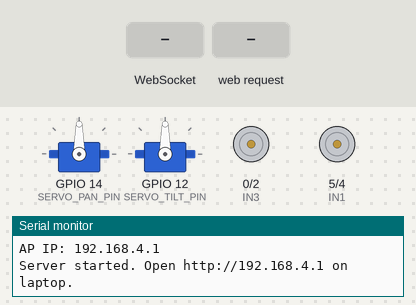
This sketch was run on a simulated ESP8266 (NodeMCU). Parts: 2 × servo, motor-driver pin pairs drawn as motors (green arrow = first pin HIGH = forward, orange = second pin HIGH = backward, longer = more drive), the last lines printed to the serial monitor. The test bench sets the inputs (shaded band).

Above: at 1.2 s.
1.3 s: WebSocket text "TILT:75" received
At 2.0 s:
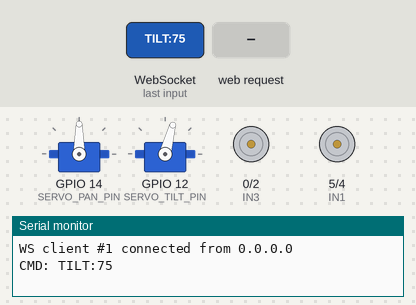
2.8 s: WebSocket text "FORWARD" received
At 3.1 s:
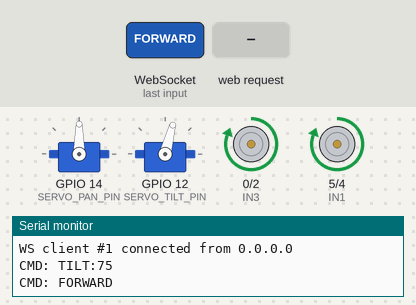
4.3 s: HTTP request GET /cmd?v=BACKWARD received
At 5.4 s:
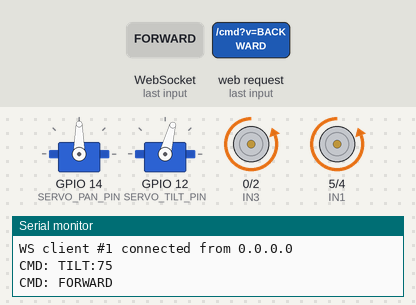
5.8 s: WebSocket text "LEFT" received
At 6.5 s:
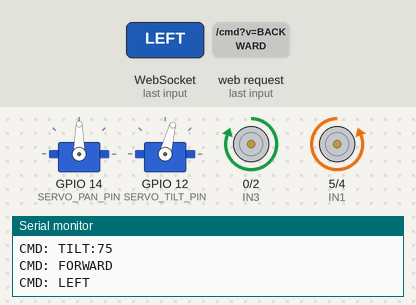
7.3 s: WebSocket text "RIGHT" received
At 7.7 s:
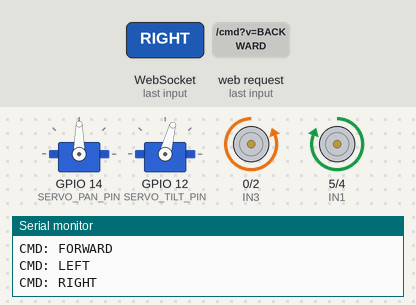
8.8 s: HTTP request GET /cmd?v=FORWARD received
At 10.0 s:
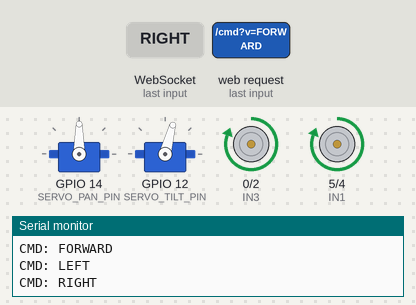
Timing chart, 0 to 11.3 s (numbered marks = the images above; inputs shaded):
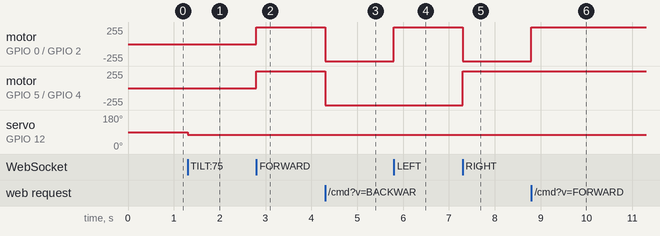

The sketch:

rover_esp8266.ino
```cpp
/*
  ============================================================
  WiFi Rover Controller - NodeMCU ESP8266
  ============================================================
  Motor Pins : D1, D2, D3, D4
  Servo Pins : D5 (pan/horizontal), D6 (tilt/vertical)
  Control    : WebSocket for zero-delay commands
  ============================================================

  WIRING:
  Motor Driver (L298N or L293D):
    IN1 → D1 (GPIO5)
    IN2 → D2 (GPIO4)
    IN3 → D3 (GPIO0)
    IN4 → D4 (GPIO2)

  Servo 1 (Pan  - Left/Right) → D5 (GPIO14)
  Servo 2 (Tilt - Up/Down)    → D6 (GPIO12)

  LIBRARIES NEEDED (Install via Arduino Library Manager):
    - ESP8266WiFi       (built-in with ESP8266 board package)
    - ESPAsyncWebServer (by ESP Async WebServer)
    - ESPAsyncTCP       (required by ESPAsyncWebServer)
    - Servo             (built-in)

  BOARD SETTINGS:
    Board: NodeMCU 1.0 (ESP-12E Module)
    CPU Frequency: 160 MHz  ← IMPORTANT for WebSocket performance
    Upload Speed: 921600
*/

#include <ESP8266WiFi.h>
#include <ESPAsyncTCP.h>
#include <ESPAsyncWebServer.h>
#include <Servo.h>

// ─── WiFi Credentials ────────────────────────────────────────
const char* SSID     = "RoverAP";      // AP name your laptop connects to
const char* PASSWORD = "rover1234";    // Min 8 chars

// ─── Motor Pins (NodeMCU GPIO mapping) ───────────────────────
#define IN1  5   // D1 - Left Motor Forward
#define IN2  4   // D2 - Left Motor Backward
#define IN3  0   // D3 - Right Motor Forward
#define IN4  2   // D4 - Right Motor Backward

// ─── Servo Pins ───────────────────────────────────────────────
#define SERVO_PAN_PIN   14  // D5 - Horizontal (Left/Right)
#define SERVO_TILT_PIN  12  // D6 - Vertical   (Up/Down)

// ─── Servo Angle Limits ───────────────────────────────────────
#define PAN_MIN    30
#define PAN_MAX   150
#define PAN_MID    90
#define TILT_MIN   40
#define TILT_MAX  130
#define TILT_MID   90
#define SERVO_STEP  3   // degrees per command

// ─── Objects ──────────────────────────────────────────────────
AsyncWebServer server(80);
AsyncWebSocket ws("/ws");

Servo servoPan;
Servo servoTilt;

int panAngle  = PAN_MID;
int tiltAngle = TILT_MID;

// ─── Motor Control ────────────────────────────────────────────
void stopMotors() {
  digitalWrite(IN1, LOW);
  digitalWrite(IN2, LOW);
  digitalWrite(IN3, LOW);
  digitalWrite(IN4, LOW);
}

void moveForward() {
  digitalWrite(IN1, HIGH);
  digitalWrite(IN2, LOW);
  digitalWrite(IN3, HIGH);
  digitalWrite(IN4, LOW);
}

void moveBackward() {
  digitalWrite(IN1, LOW);
  digitalWrite(IN2, HIGH);
  digitalWrite(IN3, LOW);
  digitalWrite(IN4, HIGH);
}

void turnLeft() {
  // Pivot: left motor backward, right motor forward
  digitalWrite(IN1, LOW);
  digitalWrite(IN2, HIGH);
  digitalWrite(IN3, HIGH);
  digitalWrite(IN4, LOW);
}

void turnRight() {
  // Pivot: left motor forward, right motor backward
  digitalWrite(IN1, HIGH);
  digitalWrite(IN2, LOW);
  digitalWrite(IN3, LOW);
  digitalWrite(IN4, HIGH);
}

// ─── Command Parser ───────────────────────────────────────────
// Commands from laptop:
//   FORWARD / BACKWARD / LEFT / RIGHT / STOP
//   PAN:90  (set pan to angle)
//   TILT:75 (set tilt to angle)
//   PAN_LEFT / PAN_RIGHT / TILT_UP / TILT_DOWN
//   SERVO_RESET

void handleCommand(const String& cmd) {
  if (cmd == "FORWARD")       { moveForward();  return; }
  if (cmd == "BACKWARD")      { moveBackward(); return; }
  if (cmd == "LEFT")          { turnLeft();     return; }
  if (cmd == "RIGHT")         { turnRight();    return; }
  if (cmd == "STOP")          { stopMotors();   return; }

  // Servo incremental
  if (cmd == "PAN_LEFT") {
    panAngle = max(PAN_MIN, panAngle - SERVO_STEP);
    servoPan.write(panAngle);
    return;
  }
  if (cmd == "PAN_RIGHT") {
    panAngle = min(PAN_MAX, panAngle + SERVO_STEP);
    servoPan.write(panAngle);
    return;
  }
  if (cmd == "TILT_UP") {
    tiltAngle = max(TILT_MIN, tiltAngle - SERVO_STEP);
    servoTilt.write(tiltAngle);
    return;
  }
  if (cmd == "TILT_DOWN") {
    tiltAngle = min(TILT_MAX, tiltAngle + SERVO_STEP);
    servoTilt.write(tiltAngle);
    return;
  }
  if (cmd == "SERVO_RESET") {
    panAngle  = PAN_MID;
    tiltAngle = TILT_MID;
    servoPan.write(panAngle);
    servoTilt.write(tiltAngle);
    return;
  }

  // Servo absolute: "PAN:90" or "TILT:75"
  if (cmd.startsWith("PAN:")) {
    int angle = cmd.substring(4).toInt();
    panAngle  = constrain(angle, PAN_MIN, PAN_MAX);
    servoPan.write(panAngle);
    return;
  }
  if (cmd.startsWith("TILT:")) {
    int angle = cmd.substring(5).toInt();
    tiltAngle = constrain(angle, TILT_MIN, TILT_MAX);
    servoTilt.write(tiltAngle);
    return;
  }
}

// ─── WebSocket Event Handler ──────────────────────────────────
void onWsEvent(AsyncWebSocket* server, AsyncWebSocketClient* client,
               AwsEventType type, void* arg, uint8_t* data, size_t len) {

  if (type == WS_EVT_CONNECT) {
    Serial.printf("WS client #%u connected from %s\n",
                  client->id(), client->remoteIP().toString().c_str());
    client->text("CONNECTED");

  } else if (type == WS_EVT_DISCONNECT) {
    Serial.printf("WS client #%u disconnected\n", client->id());
    stopMotors(); // Safety: stop rover when connection drops

  } else if (type == WS_EVT_DATA) {
    AwsFrameInfo* info = (AwsFrameInfo*)arg;
    if (info->final && info->index == 0 && info->len == len
        && info->opcode == WS_TEXT) {
      String cmd = "";
      for (size_t i = 0; i < len; i++) cmd += (char)data[i];
      cmd.trim();
      Serial.println("CMD: " + cmd);
      handleCommand(cmd);
    }

  } else if (type == WS_EVT_ERROR) {
    stopMotors();
  }
}

// ─── Inline HTML Controller Page ─────────────────────────────
// Served at http://192.168.4.1 — open this on your laptop
const char INDEX_HTML[] PROGMEM = R"rawliteral(
<!DOCTYPE html><html><head><meta charset="UTF-8">
<title>Rover Control</title>
<style>
  body{background:#0a0a0a;color:#00ff88;font-family:monospace;
       display:flex;flex-direction:column;align-items:center;
       justify-content:center;height:100vh;margin:0;user-select:none;}
  h2{letter-spacing:4px;font-size:1.2rem;margin-bottom:20px;
     color:#00ffcc;text-shadow:0 0 10px #00ffcc;}
  #status{font-size:.8rem;margin-bottom:20px;color:#888;}
  #status.ok{color:#00ff88;}
  .hint{font-size:.75rem;color:#444;margin-top:30px;line-height:2;}
  kbd{background:#1a1a1a;border:1px solid #333;border-radius:4px;
      padding:2px 6px;color:#00ff88;}
</style></head><body>
<h2>⬡ ROVER CONTROL ⬡</h2>
<div id="status">Connecting...</div>
<div class="hint">
  <kbd>W</kbd> Forward &nbsp;
  <kbd>S</kbd> Backward &nbsp;
  <kbd>A</kbd> Left &nbsp;
  <kbd>D</kbd> Right<br>
  <kbd>↑↓←→</kbd> Tilt/Pan Servo &nbsp;
  <kbd>R</kbd> Reset Servos<br>
  Hold key = continuous. Release = Stop.
</div>
<script>
const ws = new WebSocket('ws://' + location.hostname + '/ws');
const status = document.getElementById('status');

ws.onopen = () => { status.textContent = '● CONNECTED'; status.className='ok'; };
ws.onclose = () => { status.textContent = '○ DISCONNECTED'; status.className=''; };

const motorKeys = { w:'FORWARD', s:'BACKWARD', a:'LEFT', d:'RIGHT' };
const servoKeys = { ArrowLeft:'PAN_LEFT', ArrowRight:'PAN_RIGHT',
                    ArrowUp:'TILT_UP',    ArrowDown:'TILT_DOWN' };

const held = new Set();

function send(cmd) {
  if (ws.readyState === 1) ws.send(cmd);
}

document.addEventListener('keydown', e => {
  const k = e.key.toLowerCase();
  if (held.has(k)) return; // already held
  held.add(k);

  if (motorKeys[k])        { e.preventDefault(); send(motorKeys[k]); }
  else if (servoKeys[e.key]){ e.preventDefault(); send(servoKeys[e.key]); }
  else if (k === 'r')       { send('SERVO_RESET'); }
});

document.addEventListener('keyup', e => {
  const k = e.key.toLowerCase();
  held.delete(k);
  if (motorKeys[k]) send('STOP');
  // Servos stop automatically (positional)
});
</script></body></html>
)rawliteral";

// ─── Setup ────────────────────────────────────────────────────
void setup() {
  Serial.begin(115200);

  // Motor pins
  pinMode(IN1, OUTPUT); pinMode(IN2, OUTPUT);
  pinMode(IN3, OUTPUT); pinMode(IN4, OUTPUT);
  stopMotors();

  // Servos
  servoPan.attach(SERVO_PAN_PIN);
  servoTilt.attach(SERVO_TILT_PIN);
  servoPan.write(PAN_MID);
  servoTilt.write(TILT_MID);

  // Access Point (laptop connects to this WiFi)
  WiFi.mode(WIFI_AP);
  WiFi.softAP(SSID, PASSWORD);
  Serial.println("\nAP IP: " + WiFi.softAPIP().toString());
  // → Open  http://192.168.4.1  on laptop browser

  // WebSocket
  ws.onEvent(onWsEvent);
  server.addHandler(&ws);

  // Serve controller page
  server.on("/", HTTP_GET, [](AsyncWebServerRequest* req) {
    req->send_P(200, "text/html", INDEX_HTML);
  });

  // REST fallback (optional, for testing with curl)
  server.on("/cmd", HTTP_GET, [](AsyncWebServerRequest* req) {
    if (req->hasParam("v")) {
      handleCommand(req->getParam("v")->value());
      req->send(200, "text/plain", "OK");
    } else {
      req->send(400, "text/plain", "Missing ?v=COMMAND");
    }
  });

  server.begin();
  Serial.println("Server started. Open http://192.168.4.1 on laptop.");
}

// ─── Loop ─────────────────────────────────────────────────────
void loop() {
  ws.cleanupClients(); // Keep WebSocket memory clean
  // Nothing blocking here — async handles everything
}
```

Measured:
- after the input at 1.3 s, servo on GPIO 12 (SERVO_TILT_PIN): 90° → 75° at once
- after the input at 2.8 s, motor on GPIO 0 (IN3) / GPIO 2 (IN4), motor on GPIO 5 (IN1) / GPIO 4 (IN2): stopped → forward 255/255 at once
- after the input at 4.3 s, motor on GPIO 0 (IN3) / GPIO 2 (IN4), motor on GPIO 5 (IN1) / GPIO 4 (IN2): forward 255/255 → backward 255/255 at once
- after the input at 5.8 s, motor on GPIO 0 (IN3) / GPIO 2 (IN4): backward 255/255 → forward 255/255 at once
- after the input at 7.3 s, motor on GPIO 0 (IN3) / GPIO 2 (IN4): forward 255/255 → backward 255/255 at once; motor on GPIO 5 (IN1) / GPIO 4 (IN2): backward 255/255 → forward 255/255 at once
- after the input at 8.8 s, motor on GPIO 0 (IN3) / GPIO 2 (IN4): backward 255/255 → forward 255/255 at once
